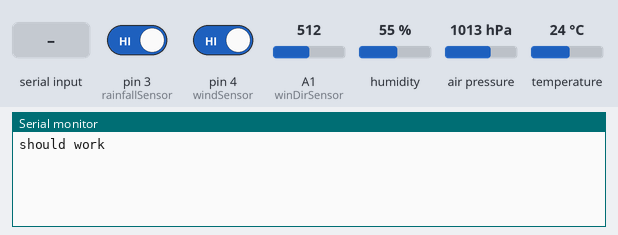
Simulated run of this sketch. Board: Arduino Uno, built with avr-gcc and run on an emulated ATmega328P. On the bench: the last lines printed to the serial monitor. The inputs (shaded band) are chosen by the test bench; at power-on: pin 3 (rainfallSensor) HIGH, pin 4 (windSensor) HIGH, A1 (winDirSensor) = 512, humidity 55 %, air pressure 1013 hPa, temperature 24 °C.

Above: at 1.2 s.
1.3 s: "3" received over Serial
At 2.4 s:
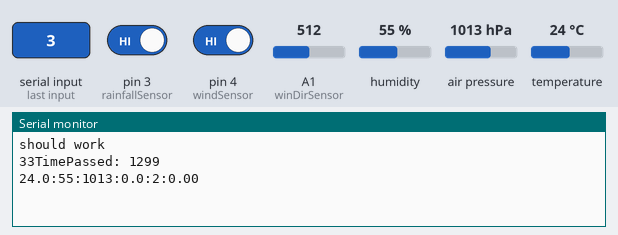
2.8 s: "1" received over Serial
At 3.7 s:
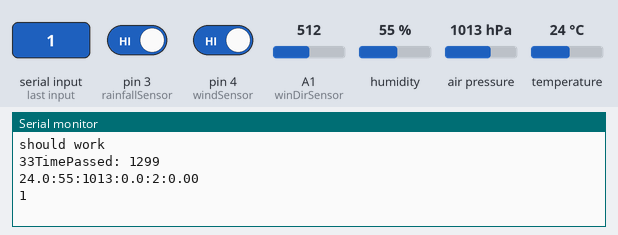

The sketch:

meteostation.ino
```cpp
#include <Wire.h>
// #include <SPI.h>
#include <Adafruit_Sensor.h>
#include <Adafruit_BME280.h>
#include <SoftwareSerial.h>

// Vstupy
#define rainfallSensor 3
#define windSensor 4
#define winDirSensor A1
#define bmeAddress (0x76)


unsigned long currTime;
unsigned long time_;
unsigned long averageTime;
unsigned long rainStartTime;
unsigned long rainTimePassed;
const unsigned int delay_ = 1000; // 1 sec
const unsigned int averageDelay = 10000; // 10 sec

const double rainAmount = 0.2794; //mm
const float windRotation = 0.3; //m/s
// const double rainLevelHour = 0;
int revolutions = 0;
int tilts = 0;
int dataPoints = 0;
int dir;
short i;
float windspeed = 0;
float windspeedKmH = 0;
float totalWindspeed = 0;
float averageWindspeed = 0;
double rainLevel;
// double rainLevelHour;
bool windIsHigh = false;
bool rainIsHigh = false;
bool firstChar;
bool gotMess;
char c;
String strDir;
String received;
String receivedNoDots[2];
String message;

SoftwareSerial mySerial(6, 7); //RX, TX

const float resistanceValues[] = {33000, 6570, 8200, 891, 1000, 688, 2200, 1410, 3900, 3140, 16000, 14120, 120000, 42120, 64900, 21880};
const float directions[] = {0, 22.5, 45, 67.5, 90, 112.5, 135, 157.5, 180, 202.5, 225, 247.5, 270, 292.5, 315, 337.5};
String stringDirections[] = {"N", "NNE", "NE", "ENE", "E", "ESE", "SE", "SSE", "S", "SSW", "SW", "WSW", "W", "WNW", "NW", "NNW"};
const int numEntries = sizeof(resistanceValues) / sizeof(resistanceValues[0]);

Adafruit_BME280 bme;

double ShowRainfall(){
  rainLevel = tilts * rainAmount;
  rainTimePassed = currTime - rainStartTime;
  // rainLevelHour = rainLevel * (3600000 / rainTimePassed)
  rainStartTime = currTime;
  Serial.print("TimePassed: ");
  Serial.println(rainTimePassed);
  // rainLevelHour = rainLevel * (rainTimePassed / 3600000);
  // rainLevelHour = rainLevel * (rainTimePassed / 1000.0 / 3600.0);
  tilts = 0;
  // Serial.print("Rain level (mm/h) is: ");
  // Serial.println(rainLevelHour, 5);
  // Serial.print("Rain level: ");
  // Serial.println(rainLevel, 5);
  return rainLevel;
  // return rainLevelHouer;
  // může vrátit aktuální rainlevel a přepočítat se to může v rpi
}


// Define the resistance values and their corresponding directions


// Function to read the wind direction
void WindDirection() {
  // zkusit tátovu metodu přepočíst na stupně;
  // Read the analog value from the sensor
  int sensorValue = analogRead(winDirSensor);

  // Calculate the voltage across the sensor
  float voltage = sensorValue * (5.0 / 1023.0);

  // Calculate the resistance based on the voltage divider circuit
  float resistance = (5.0 * 10000.0) / voltage - 10000.0;

  // Find the closest resistance value in the table
  float closestResistance = resistanceValues[0];
  float closestDirection = directions[0];
  float smallestDifference = abs(resistance - resistanceValues[0]);

  for (int i = 1; i < numEntries; i++) {
    float difference = abs(resistance - resistanceValues[i]);
    if (difference < smallestDifference) {
      smallestDifference = difference;
      closestResistance = resistanceValues[i];
      closestDirection = directions[i];
      strDir = stringDirections[i];
      dir = i;
    }
  }

  // return closestDirection;
  // Serial.print("směr větru (stupně): ");
  // Serial.println(closestDirection);
  // Serial.print("směr větru: ");
  // Serial.println(strDir);
}

void WindSpeed(){
  windspeed = revolutions * windRotation;
  // windspeedKmH = windspeed * 3.6;
  totalWindspeed += windspeed;
  dataPoints++;
  // Serial.print("windspeed m/s: ");
  // Serial.println(windspeed);
  // Serial.print("windspeed km/h: ");
  // Serial.println(windspeedKmH);
  revolutions = 0;
}

double AverageWindSpeed(){
  averageWindspeed = totalWindspeed / dataPoints;
  totalWindspeed = 0;
  dataPoints = 0;
  // Serial.print("Average windspeed (m/S) is: ");
  // Serial.println(averageWindspeed);
  // Serial.print("Average windspeed (km/h) is: ");
  // Serial.println(averageWindspeed * 3.6);
  return (averageWindspeed); // pro vítr v km/h přidej * 3.6
}

void ReadEnviroment(){
  // Serial.print("Teplota: ");
  // Serial.print(bme.readTemperature());
  // Serial.println(" stupnu Celsia.");
  // // výpis relativní vlhkosti
  // Serial.print("Relativni vlhkost: ");
  // Serial.print(bme.readHumidity());
  // Serial.println(" %");
  // // výpis tlaku s přepočtem na hektoPascaly
  // Serial.print("Tlak: ");
  // Serial.print(bme.readPressure() / 100.0F);
  // Serial.println(" hPa.");
  // // vytištění prázdného řádku a pauza po dobu 2 vteřin
  // Serial.println();
}

void ReturnRequest(){
  WindDirection();
  // message = ""; // + bme.readTemperature() + ":" + bme.readHumidity() + ":" + (bme.readPressure() / 100.0F) + ":" + AverageWindspeed().ToString() + ":" + dir + ":" + ShowRainLevel().ToString(); //jak vrátit směr možná index pole
  // message += bme.readTemperature();
  // message += ":";
  // message += bme.readHumidity();
  // message += ":";
  // message += (bme.readPressure() / 100.0F);
  // message += ":";
  // message += (String)AverageWindSpeed();
  // message += ":";
  // message +=  dir;
  // message += ":";
  // message += (String)ShowRainfall();

  message = "";
message += String(bme.readTemperature(), 1); // 1 decimal place Correct one
// message += String(25.24, 1); // 1 decimal place
message += ":";
message += String((int)bme.readHumidity()); // Convert to int, no decimals Correct one
// message += String((int)72.45); // Convert to int, no decimals
message += ":";
message += String((int)(bme.readPressure() / 100.0F)); // Convert to int, no decimals
message += ":";
message += String(AverageWindSpeed(), 1); // 1 decimal place
message += ":";
message += String(dir); // Direction is fine as is
message += ":";
message += String(ShowRainfall(), 2); // 2 decimal places
  Serial.println(message);
  mySerial.println(message);
}

void setup() {
  // attachInterrupt(digitalPinToInterrupt(windSensor), WindRotated, RISING);
  rainStartTime = millis();
  time_ = millis() + delay_;
  averageTime = millis() + averageDelay;
  pinMode(rainfallSensor, INPUT_PULLUP);
  pinMode(windSensor, INPUT_PULLUP);
  pinMode(winDirSensor, INPUT); // _PULLUP
  Serial.begin(9600);
  mySerial.begin(9600);
  if (!bme.begin(bmeAddress)) {
    Serial.println("BME280 senzor nenalezen, zkontrolujte zapojeni!");
  }else{
    Serial.println("should work");
  }
}

void loop() {
  currTime = millis();
  if(currTime >= time_){
    time_ = currTime + delay_;
    // Serial.println("vteřinový interval");
    WindSpeed();
    WindDirection();
    // ReadEnviroment();
    // Serial.println(analogRead(winDirSensor));
  }

  // if(currTime >= averageTime){
  //   averageTime = currTime + averageDelay;
  //   // AverageWindSpeed();
  //   ReturnRequest();
  // }

  // if(currTime >= rainSumTime){
  //   rainSumTime = currTime + rainSumDelay;
  //   rainLevel = tilts * rainAmount;
  //   tilts = 0;
  //   Serial.print("RainLevel (mm/10s) is: ");
  //   Serial.println(rainLevel);
  // }

  if(digitalRead(windSensor) == LOW){
    if(!windIsHigh){
      revolutions++;
    }
    windIsHigh = true;
  }else{
    windIsHigh = false;
  }

  if(digitalRead(rainfallSensor) == LOW){
    if(!rainIsHigh){
      tilts++;
      // Serial.print("Is tilted: "); // -------- tllts
      // Serial.println(tilts);
    }
    rainIsHigh = true;
  }else{
    rainIsHigh = false;
  }


  //communication
  received = "";
  receivedNoDots[0] = "";
  receivedNoDots[1] = "";
  i = 0;
  firstChar = true;

  while(mySerial.available()){
    // Serial.println("Got message");
   gotMess = true;
    c = mySerial.read();
    if(!firstChar){
      Serial.print(c);
      received += c;

      if(c != ':'){
        receivedNoDots[i] += c;
      }
      else{
      //  Serial.println(receivedNoDots[i]);
        i++;
      }
    }else{
      firstChar = false;
    }
    delay(5);
  }

    while(Serial.available()){
   gotMess = true;
    c = Serial.read();
    // if(!firstChar){
      Serial.print(c);
      received += c;

      if(c != ':'){
        receivedNoDots[i] += c;
      }
      else{
      //  Serial.println(receivedNoDots[i]);
        i++;
      }
    // }else{
    //   firstChar = false;
    // }
    delay(5);
  }

  // Serial.print(receivedNoDots[0]);
  // Serial.println(receivedNoDots[1]);
  if(gotMess){
    if(receivedNoDots[0] == "3"){
      Serial.print(receivedNoDots[0]);
      Serial.print(receivedNoDots[1]);
      ReturnRequest();
    }
      gotMess = false;
  }

}
```

Measured:
- after the input at 1.3 s, the serial monitor: prints a new line at once (image 1)
- after the input at 2.8 s, the serial monitor: prints a new line at once (image 2)
